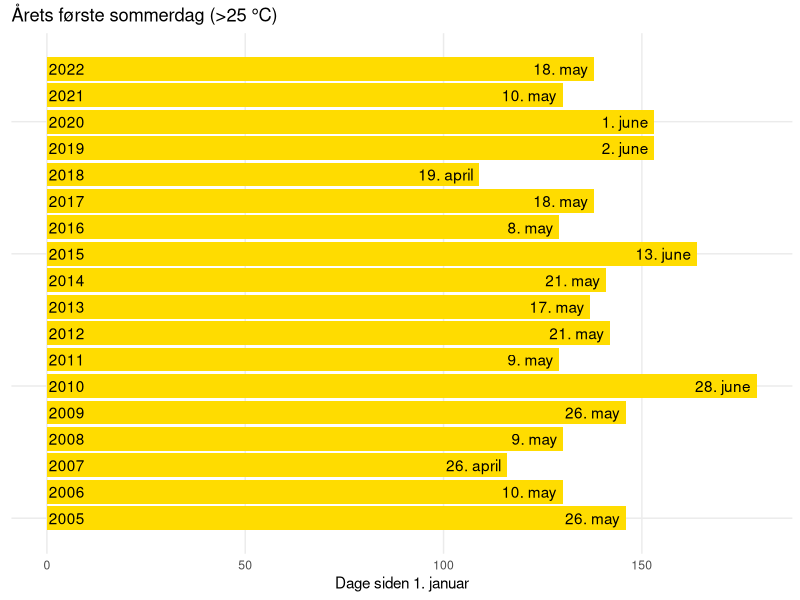
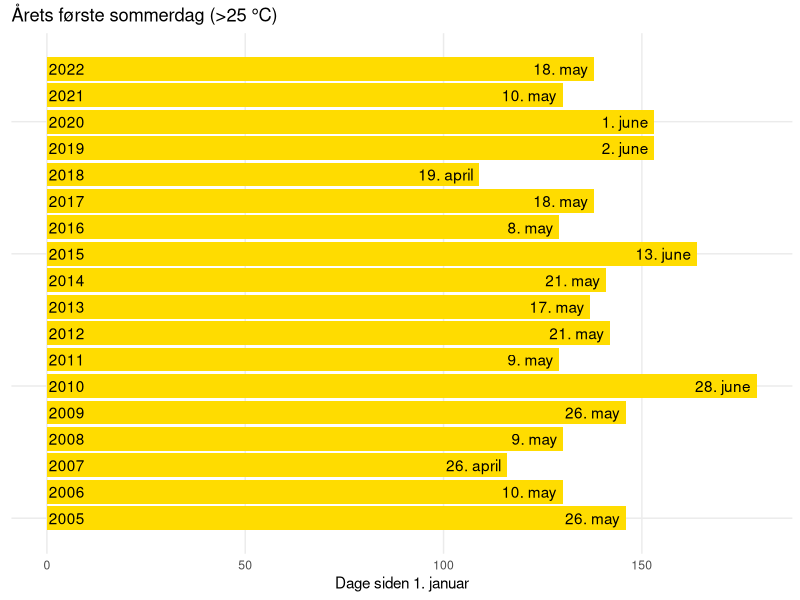

These figures' R source, in order:
# R script for "Årets første sommerdag"
# URL: https://erikgahner.dk/2022/arets-forste-sommerdag/

library("tidyverse")
library("lubridate")

Sys.setlocale("LC_TIME", "da_DK.UTF-8")

df <- data.frame(dato = as.Date(c("2005-05-26", "2006-05-10", "2007-04-26",
                                  "2008-05-09", "2009-05-26", "2010-06-28",
                                  "2011-05-09", "2012-05-21", "2013-05-17",
                                  "2014-05-21", "2015-06-13", "2016-05-08",
                                  "2017-05-18", "2018-04-19", "2019-06-02",
                                  "2020-06-01", "2021-05-10", "2022-05-18"))) |> 
  mutate(year = year(dato),
         year_day = yday(dato)) |> 
  mutate(dato_tekst = gsub(" 0", " ", tolower(format(dato, " %d. %B")))) 


df |> 
  ggplot(aes(x = year, y = year_day)) +
  geom_col(fill = "#FFDC00") +
  theme_minimal() +
  coord_flip() +
  geom_text(aes(label = dato_tekst), hjust = 1.1) +
  geom_text(aes(label = year, y = 5)) +
  labs(title = "Årets første sommerdag (>25 °C)",
       y = "Dage siden 1. januar",
       x = NULL) +
  theme(panel.grid.minor = element_blank(),
        axis.ticks.y = element_blank(),
        axis.text.y = element_blank())

ggsave("dmi.png", width = 8, height = 5, bg = "white")

